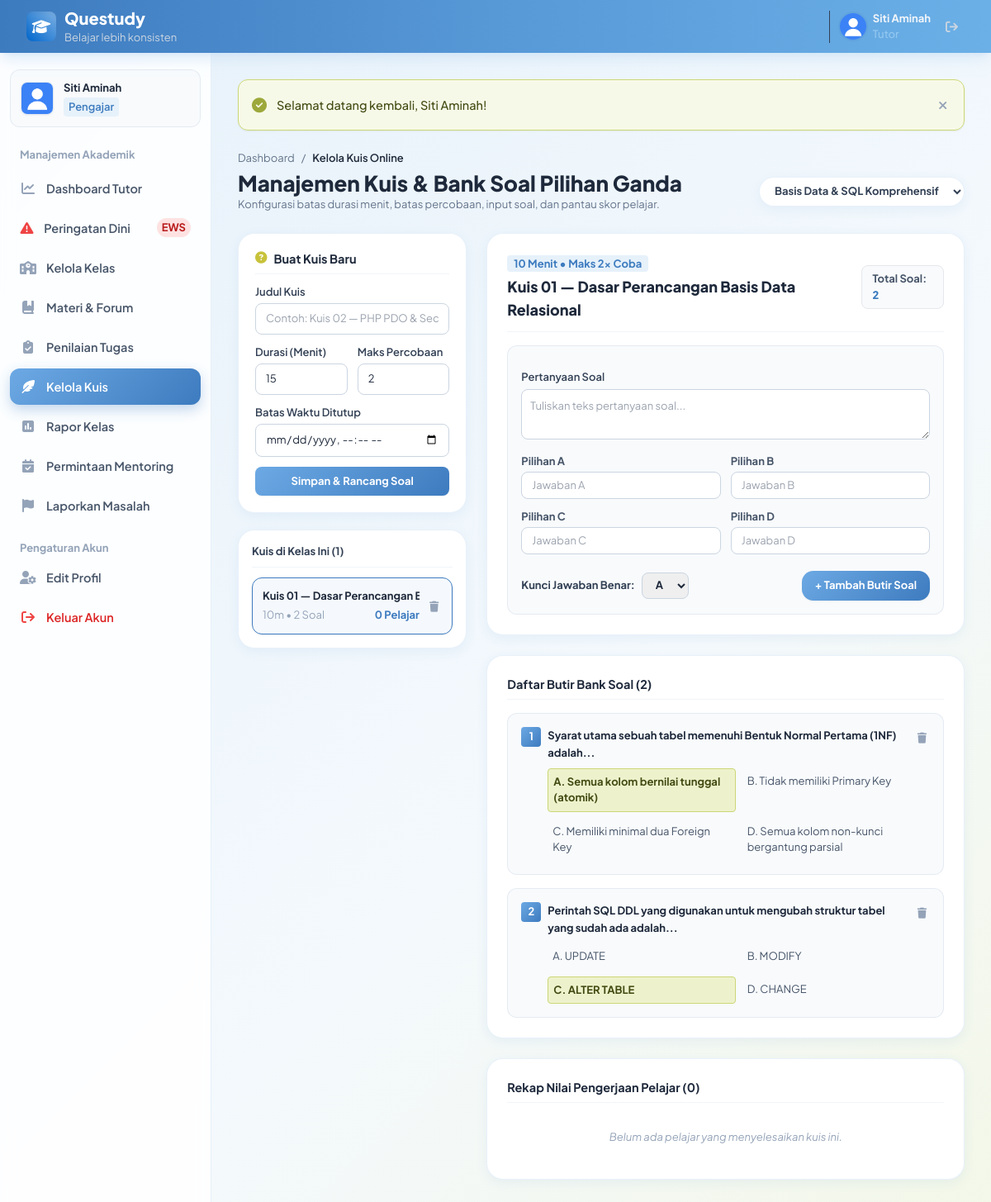
The app's page /pengajar/kuis.php (signed in) with its own data.
### tables this page shows
CREATE TABLE `kuis` (
  `id_kuis` INT AUTO_INCREMENT PRIMARY KEY,
  `id_kelas` INT NOT NULL,
  `judul` VARCHAR(200) NOT NULL,
  `durasi_menit` INT DEFAULT 15,
  `maks_percobaan` INT DEFAULT 2,
  `tenggat_waktu` DATETIME NOT NULL,
  `created_at` TIMESTAMP DEFAULT CURRENT_TIMESTAMP,
  CONSTRAINT `fk_kuis_kelas` FOREIGN KEY (`id_kelas`) REFERENCES `kelas` (`id_kelas`) ON DELETE CASCADE
);

CREATE TABLE `soal_kuis` (
  `id_soal` INT AUTO_INCREMENT PRIMARY KEY,
  `id_kuis` INT NOT NULL,
  `pertanyaan` TEXT NOT NULL,
  `opsi_a` TEXT NOT NULL,
  `opsi_b` TEXT NOT NULL,
  `opsi_c` TEXT NOT NULL,
  `opsi_d` TEXT NOT NULL,
  `kunci_jawaban` ENUM('a','b','c','d') NOT NULL,
  CONSTRAINT `fk_soal_kuis` FOREIGN KEY (`id_kuis`) REFERENCES `kuis` (`id_kuis`) ON DELETE CASCADE
);

### pengajar/kuis.php (the view, shortened to what the rows shown need)
<?php
require_once BASE_PATH . '/config/koneksi.php';
$userId = $_SESSION['id_user'];
$idKelas = isset($_GET['id_kelas']) ? (int)$_GET['id_kelas'] : 0;
$idKuisAktif = isset($_GET['id']) ? (int)$_GET['id'] : 0;
$stmtK = $conn->prepare("SELECT id_kelas, nama_kelas, kode_kelas FROM kelas WHERE id_pengajar = ? ORDER BY nama_kelas ASC");
$stmtK->execute([$userId]);
$myClasses = $stmtK->fetchAll();
if ($idKelas === 0 && !empty($myClasses)) {
    $idKelas = (int)$myClasses[0]['id_kelas'];
}
$daftarKuis = [];
if ($idKelas > 0) {
    $stmtQ = $conn->prepare("
        SELECT q.*,
            (SELECT COUNT(*) FROM soal_kuis s WHERE s.id_kuis = q.id_kuis) AS total_soal,
            (SELECT COUNT(DISTINCT hk.id_pelajar) FROM hasil_kuis hk WHERE hk.id_kuis = q.id_kuis) AS siswa_mengerjakan
        FROM kuis q
        WHERE q.id_kelas = ?
        ORDER BY q.tenggat_waktu ASC
    ");
    $stmtQ->execute([$idKelas]);
    $daftarKuis = $stmtQ->fetchAll();
}
$kuisAktif = null;
$soalList = [];
$hasilList = [];
if (!empty($daftarKuis)) {
    if (!$kuisAktif) {
        $kuisAktif = $daftarKuis[0];
        $idKuisAktif = $kuisAktif['id_kuis'];
    }
    $stmtSList = $conn->prepare("SELECT * FROM soal_kuis WHERE id_kuis = ? ORDER BY id_soal ASC");
    $stmtSList->execute([$idKuisAktif]);
    $soalList = $stmtSList->fetchAll();
    $stmtHList = $conn->prepare("
        SELECT hk.*, u.nama, u.email, u.foto_profil
        FROM hasil_kuis hk
        JOIN users u ON hk.id_pelajar = u.id_user
        WHERE hk.id_kuis = ?
        ORDER BY hk.skor DESC, hk.waktu_selesai ASC
    ");
    $stmtHList->execute([$idKuisAktif]);
    $hasilList = $stmtHList->fetchAll();
}
require_once BASE_PATH . '/includes/layout_header.php';
?>
<div class="space-y-1 mb-6">
    <div class="flex flex-col sm:flex-row sm:items-center sm:justify-between gap-3">
        <div>
            <h1 class="text-2xl font-extrabold text-slate-800">Manajemen Kuis & Bank Soal Pilihan Ganda</h1>
        </div>
    </div>
</div>
<div class="grid grid-cols-1 lg:grid-cols-3 gap-6">
    <div class="space-y-5">
        <div class="bg-white rounded-xl border border-[#E2E8F0] p-4 shadow-sm space-y-3">
            <?php if (empty($daftarKuis)): ?>
                <p class="text-xs text-slate-400 py-4 text-center">Belum ada kuis yang dibuat.</p>
            <?php else: ?>
                <div class="space-y-2">
                    <?php foreach ($daftarKuis as $q): ?>
                        <?php $isAct = ($kuisAktif && $kuisAktif['id_kuis'] === $q['id_kuis']); ?>
                        <div class="p-3 rounded-xl border transition flex items-center justify-between gap-2 <?= $isAct ? 'border-[#0066CC] bg-blue-50/70 shadow-sm' : 'border-slate-100 bg-slate-50/60 hover:bg-slate-50'; ?>">
                            <a href="<?= base_url('pengajar/kuis.php?id_kelas=' . $idKelas . '&id=' . $q['id_kuis']); ?>" class="flex-1 truncate">
                                <h5 class="text-xs font-bold text-slate-800 line-clamp-1"><?= e($q['judul']); ?></h5>
                                <div class="text-[10px] text-slate-400 mt-1 flex items-center justify-between">
                                    <span><?= (int)$q['durasi_menit']; ?>m &bull; <?= (int)$q['total_soal']; ?> Soal</span>
                                    <span class="font-bold text-[#0066CC]"><?= (int)$q['siswa_mengerjakan']; ?> Pelajar</span>
                                </div>
                            </a>
                            <form action="" method="POST" onsubmit="return confirm('Hapus kuis ini beserta bank soal dan hasil ujiannya?');">
                                <button type="submit" class="text-slate-400 hover:text-red-500 p-1">
                                    <i class="fa-solid fa-trash text-xs"></i>
                                </button>
                            </form>
                        </div>
                    <?php endforeach; ?>
                </div>
            <?php endif; ?>
        </div>
    </div>
    <div class="lg:col-span-2 space-y-6">
        <?php if (!$kuisAktif): ?>
            <div class="bg-white rounded-xl border border-[#E2E8F0] p-12 text-center shadow-sm">
                <i class="fa-solid fa-feather-pointed text-4xl text-slate-300 mb-3 block"></i>
                <h3 class="text-base font-bold text-slate-700">Pilih Kuis Online</h3>
                <p class="text-xs text-slate-400 mt-1">Pilih kuis di samping untuk merancang butir bank soal pilihan ganda.</p>
            </div>
        <?php else: ?>
            <div class="bg-white rounded-xl border border-[#E2E8F0] p-6 shadow-sm space-y-4">
                <div class="flex items-center justify-between pb-3 border-b border-slate-100">
                    <div>
                        <span class="text-[10px] font-bold px-2 py-0.5 rounded bg-blue-100 text-[#0066CC]">
                            <?= (int)$kuisAktif['durasi_menit']; ?> Menit &bull; Maks <?= (int)$kuisAktif['maks_percobaan']; ?>x Coba
                        </span>
                        <h2 class="text-lg font-extrabold text-slate-800 mt-1"><?= e($kuisAktif['judul']); ?></h2>
                    </div>
                    <span class="text-xs font-bold text-slate-600 bg-slate-50 px-3 py-1.5 rounded-lg border">
                        Total Soal: <strong class="text-[#0066CC]"><?= count($soalList); ?></strong>
                    </span>
                </div>
                <form action="" method="POST" class="p-4 rounded-xl bg-slate-50 border border-slate-200/80 space-y-3">
                    <div>
                        <label class="block text-xs font-semibold text-slate-700 mb-1">Pertanyaan Soal</label>
                        <textarea name="pertanyaan" rows="2" required placeholder="Tuliskan teks pertanyaan soal..." class="w-full p-2.5 text-xs rounded-lg border border-slate-300 focus:outline-none focus:ring-2 focus:ring-[#0066CC] transition"></textarea>
                    </div>
                    <div class="grid grid-cols-1 sm:grid-cols-2 gap-3">
                        <div>
                            <label class="block text-[11px] font-bold text-slate-600 mb-0.5">Pilihan A</label>
                            <input type="text" name="opsi_a" required placeholder="Jawaban A" class="w-full px-3 py-1.5 text-xs rounded-lg border border-slate-300">
                        </div>
                        <div>
                            <label class="block text-[11px] font-bold text-slate-600 mb-0.5">Pilihan B</label>
                            <input type="text" name="opsi_b" required placeholder="Jawaban B" class="w-full px-3 py-1.5 text-xs rounded-lg border border-slate-300">
                        </div>
                        <div>
                            <label class="block text-[11px] font-bold text-slate-600 mb-0.5">Pilihan C</label>
                            <input type="text" name="opsi_c" required placeholder="Jawaban C" class="w-full px-3 py-1.5 text-xs rounded-lg border border-slate-300">
                        </div>
                        <div>
                            <label class="block text-[11px] font-bold text-slate-600 mb-0.5">Pilihan D</label>
                            <input type="text" name="opsi_d" required placeholder="Jawaban D" class="w-full px-3 py-1.5 text-xs rounded-lg border border-slate-300">
                        </div>
                    </div>
                    <div class="flex items-center justify-between pt-2">
                        <div class="flex items-center gap-2">
                            <label class="text-xs font-bold text-slate-700">Kunci Jawaban Benar:</label>
                            <select name="kunci_jawaban" class="px-3 py-1.5 text-xs font-bold rounded-lg border border-slate-300 focus:outline-none focus:ring-2 focus:ring-[#0066CC]">
                                <option value="a">A</option>
                            </select>
                        </div>
                        <button type="submit" class="px-4 py-2 rounded-xl bg-[#0066CC] hover:bg-[#0052A3] text-white text-xs font-bold transition shadow-sm">
                            + Tambah Butir Soal
                        </button>
                    </div>
                </form>
            </div>
            <div class="bg-white rounded-xl border border-[#E2E8F0] p-6 shadow-sm space-y-4">
                <h3 class="text-sm font-bold text-slate-800 pb-2 border-b border-slate-100 flex items-center justify-between">
                    <span>Daftar Butir Bank Soal (<?= count($soalList); ?>)</span>
                </h3>
                <?php if (empty($soalList)): ?>
                    <p class="text-xs text-slate-400 py-6 text-center italic">Belum ada butir soal pada kuis ini.</p>
                <?php else: ?>
                    <div class="space-y-4">
                        <?php foreach ($soalList as $no => $s): ?>
                            <div class="p-4 rounded-xl bg-slate-50 border border-slate-200/80 text-xs space-y-2">
                                <div class="flex items-start justify-between gap-3">
                                    <div class="flex items-start gap-2">
                                        <span class="w-6 h-6 rounded bg-[#0066CC] text-white flex items-center justify-center font-bold text-[11px] flex-shrink-0">
                                            <?= $no + 1; ?>
                                        </span>
                                        <span class="font-bold text-slate-800 leading-relaxed"><?= e($s['pertanyaan']); ?></span>
                                    </div>
                                    <form action="" method="POST" onsubmit="return confirm('Hapus butir soal ini?');">
                                        <button type="submit" class="text-slate-400 hover:text-red-500 p-1">
                                            <i class="fa-solid fa-trash"></i>
                                        </button>
                                    </form>
                                </div>
                                <div class="grid grid-cols-2 gap-2 pl-8 text-[11px]">
                                    <div class="p-1.5 rounded <?= ($s['kunci_jawaban'] === 'a') ? 'bg-emerald-100 text-emerald-800 font-bold border border-emerald-300' : 'text-slate-600'; ?>">
                                        A. <?= e($s['opsi_a']); ?>
                                    </div>
                                    <div class="p-1.5 rounded <?= ($s['kunci_jawaban'] === 'b') ? 'bg-emerald-100 text-emerald-800 font-bold border border-emerald-300' : 'text-slate-600'; ?>">
                                        B. <?= e($s['opsi_b']); ?>
                                    </div>
                                    <div class="p-1.5 rounded <?= ($s['kunci_jawaban'] === 'c') ? 'bg-emerald-100 text-emerald-800 font-bold border border-emerald-300' : 'text-slate-600'; ?>">
                                        C. <?= e($s['opsi_c']); ?>
                                    </div>
                                    <div class="p-1.5 rounded <?= ($s['kunci_jawaban'] === 'd') ? 'bg-emerald-100 text-emerald-800 font-bold border border-emerald-300' : 'text-slate-600'; ?>">
                                        D. <?= e($s['opsi_d']); ?>
                                    </div>
                                </div>
                            </div>
                        <?php endforeach; ?>
                    </div>
                <?php endif; ?>
            </div>
            <div class="bg-white rounded-xl border border-[#E2E8F0] p-6 shadow-sm space-y-4">
                <h3 class="text-sm font-bold text-slate-800 pb-2 border-b border-slate-100">
                    Rekap Nilai Pengerjaan Pelajar (<?= count($hasilList); ?>)
                </h3>
                <?php if (empty($hasilList)): ?>
                    <p class="text-xs text-slate-400 py-4 text-center italic">Belum ada pelajar yang menyelesaikan kuis ini.</p>
                <?php endif; ?>
            </div>
        <?php endif; ?>
    </div>
</div>
<?php require_once BASE_PATH . '/includes/layout_footer.php'; ?>

### records on screen
kuis: judul "Kuis 01 — Dasar Perancangan…", durasi_menit "10", total_soal "2", siswa_mengerjakan "0", maks_percobaan "2", judul "Kuis 01 — Dasar Perancangan Basis Data Relasional"
soal_kuis: pertanyaan "Syarat utama sebuah tabel memenuhi Bentuk Normal Pertama (1NF) adalah...", opsi_a "Semua kolom bernilai tunggal (atomik)", opsi_b "Tidak memiliki Primary Key", opsi_c "Memiliki minimal dua Foreign Key", opsi_d "Semua kolom non-kunci bergantung parsial"
soal_kuis: pertanyaan "Perintah SQL DDL yang digunakan untuk mengubah struktur tabel yang sudah ada adalah...", opsi_a "UPDATE", opsi_b "MODIFY", opsi_c "ALTER TABLE", opsi_d "CHANGE"

### other values on screen
$user_nama "Siti Aminah"
$user_role "Pengajar"
$flash['message'] "Selamat datang kembali, Siti Aminah!"
count($daftarKuis) "1"
count($soalList) "2"
count($hasilList) "0"
form field id_kelas "Basis Data & SQL Komprehensif"
